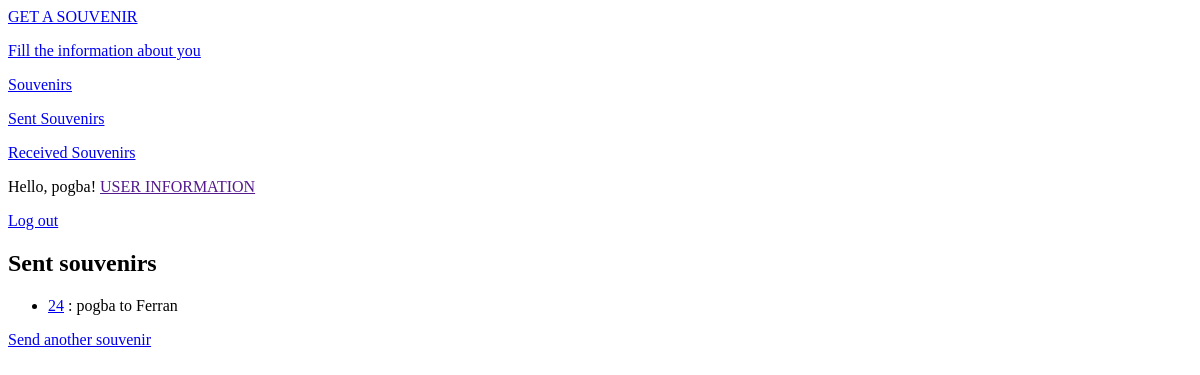
The app's page /send_user_souvenirs/ (signed in), older data.
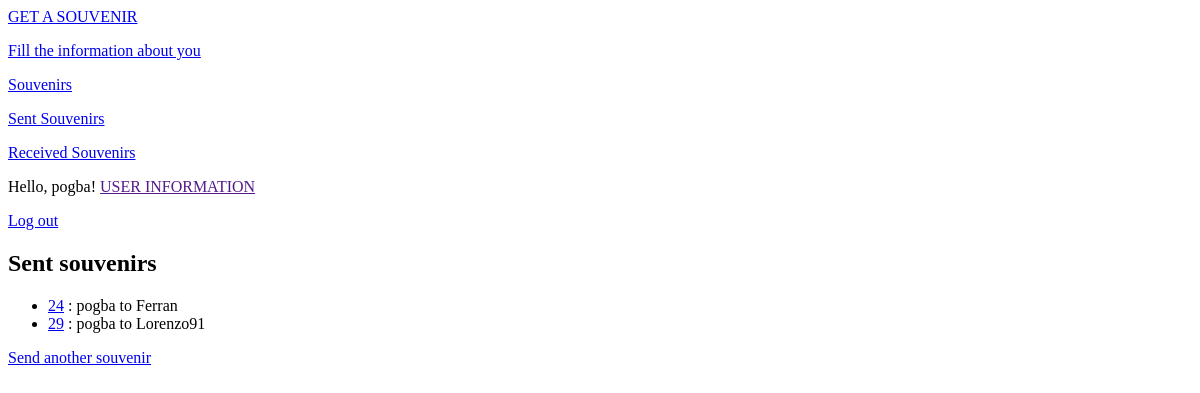
The same page, newer data.
### souvenirs_app/models.py (models this page shows, shortened)
class Souvenir(models.Model):
    souvenir_id = models.AutoField(primary_key=True)
    slug = models.SlugField(max_length=30, unique=False, verbose_name='URL', null=True)
    send_user = models.ForeignKey(User, on_delete=models.CASCADE, related_name='send_user')
    send_date = models.DateField(auto_now_add=True)
    receive_user = models.ForeignKey(User, on_delete=models.CASCADE, related_name='receive_user')
    receive_date = models.DateField(auto_now=True)
    send_user_img = models.ImageField(upload_to='send/', default='no-photo.png', null=True, blank=True)
    receive_user_img = models.ImageField(upload_to='receive/', default='no-photo.png', null=True, blank=True)
    STATUS_CHOICES = (('TR', 'Travelling'), ('RCV', 'Received'))
    status = models.CharField(max_length=10, choices=STATUS_CHOICES, default='Travelling')
    class Meta:
        verbose_name = 'Souvenir'
        verbose_name_plural = 'Souvenirs'

### souvenirs_app/views.py (the view)
# urls.py: path('send_user_souvenirs/', views.SendUserSouvenirsView.as_view(), name='send_user_souvenirs'),
class SendUserSouvenirsView(LoginRequiredMixin, ListView):
    model = Souvenir
    template_name = 'souvenirs_app/send_user_souvenirs.html'
    context_object_name = 'send_user_souvenirs'
    def get_queryset(self):
        return Souvenir.objects.filter(send_user=self.request.user)

### souvenirs_app/templates/souvenirs_app/send_user_souvenirs.html
{% extends 'souvenirs_app/base.html' %}
{% block content %}
    <h2>Sent souvenirs</h2>
    <ul>
        {% for souvenir in send_user_souvenirs %}
            <li><a href="{% url 'souvenirs_app:souvenir' souvenir.souvenir_id %}">{{ souvenir.souvenir_id }}</a> : {{ souvenir.send_user }} to {{ souvenir.receive_user }}</li>
        {% empty %}
            <li>No souvenirs have been sent yet</li>
        {% endfor %}
    </ul>
    <a href="{% url 'souvenirs_app:new_souvenir' %}">Send another souvenir</a>
{% endblock content %}

Row changes from the older to the newer data that the page shows:
added Souvenir: souvenir_id "29", send_user "pogba", receive_user "Lorenzo91"
